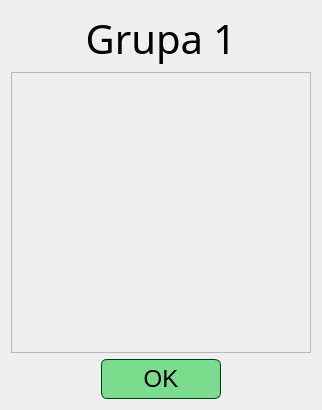
<?xml version="1.0" encoding="UTF-8"?>
<ui version="4.0">
 <class>KOGroupEditorWidget</class>
 <widget class="QDialog" name="KOGroupEditorWidget">
  <property name="geometry">
   <rect>
    <x>0</x>
    <y>0</y>
    <width>322</width>
    <height>410</height>
   </rect>
  </property>
  <property name="windowTitle">
   <string>Dialog</string>
  </property>
  <layout class="QVBoxLayout" name="verticalLayout_3">
   <item>
    <layout class="QVBoxLayout" name="verticalLayout" stretch="0,0">
     <item>
      <widget class="QLabel" name="label_groupNumber">
       <property name="sizePolicy">
        <sizepolicy hsizetype="Preferred" vsizetype="Maximum">
         <horstretch>0</horstretch>
         <verstretch>0</verstretch>
        </sizepolicy>
       </property>
       <property name="font">
        <font>
         <family>Quicksand Light</family>
         <pointsize>30</pointsize>
         <bold>false</bold>
        </font>
       </property>
       <property name="text">
        <string>Grupa 1</string>
       </property>
       <property name="alignment">
        <set>Qt::AlignCenter</set>
       </property>
      </widget>
     </item>
     <item>
      <widget class="QScrollArea" name="scrollArea">
       <property name="widgetResizable">
        <bool>true</bool>
       </property>
       <widget class="QWidget" name="scrollAreaWidgetContents">
        <property name="geometry">
         <rect>
          <x>0</x>
          <y>0</y>
          <width>300</width>
          <height>284</height>
         </rect>
        </property>
        <layout class="QVBoxLayout" name="verticalLayout_2">
         <property name="leftMargin">
          <number>2</number>
         </property>
         <property name="topMargin">
          <number>2</number>
         </property>
         <property name="rightMargin">
          <number>2</number>
         </property>
         <property name="bottomMargin">
          <number>2</number>
         </property>
         <item>
          <layout class="QVBoxLayout" name="verticalLayout_jumpersComboBoxes"/>
         </item>
        </layout>
       </widget>
      </widget>
     </item>
    </layout>
   </item>
   <item>
    <layout class="QHBoxLayout" name="horizontalLayout_OKButton_2">
     <item>
      <spacer name="horizontalSpacer_3">
       <property name="orientation">
        <enum>Qt::Horizontal</enum>
       </property>
       <property name="sizeHint" stdset="0">
        <size>
         <width>40</width>
         <height>20</height>
        </size>
       </property>
      </spacer>
     </item>
     <item>
      <widget class="QPushButton" name="pushButton_submit">
       <property name="minimumSize">
        <size>
         <width>120</width>
         <height>40</height>
        </size>
       </property>
       <property name="maximumSize">
        <size>
         <width>120</width>
         <height>40</height>
        </size>
       </property>
       <property name="font">
        <font>
         <pointsize>18</pointsize>
        </font>
       </property>
       <property name="styleSheet">
        <string notr="true">QPushButton{
border: 1px solid rgb(0, 59, 23);
border-radius: 6px;
color: rgb(0, 0, 0);
background-color: rgb(123, 220, 144);
}
QPushButton:hover{
background-color: rgb(153, 253, 174);
}</string>
       </property>
       <property name="text">
        <string>OK</string>
       </property>
      </widget>
     </item>
     <item>
      <spacer name="horizontalSpacer_4">
       <property name="orientation">
        <enum>Qt::Horizontal</enum>
       </property>
       <property name="sizeHint" stdset="0">
        <size>
         <width>40</width>
         <height>20</height>
        </size>
       </property>
      </spacer>
     </item>
    </layout>
   </item>
  </layout>
 </widget>
 <resources/>
 <connections/>
</ui>
